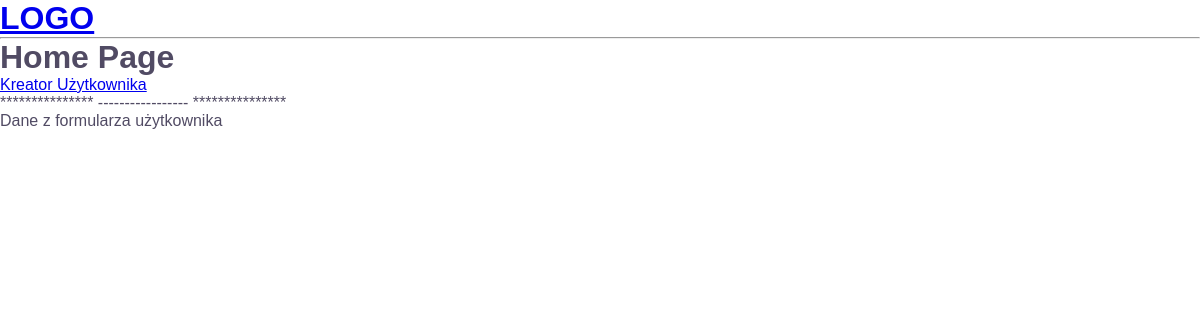
Before: /profile/ with the older database file.
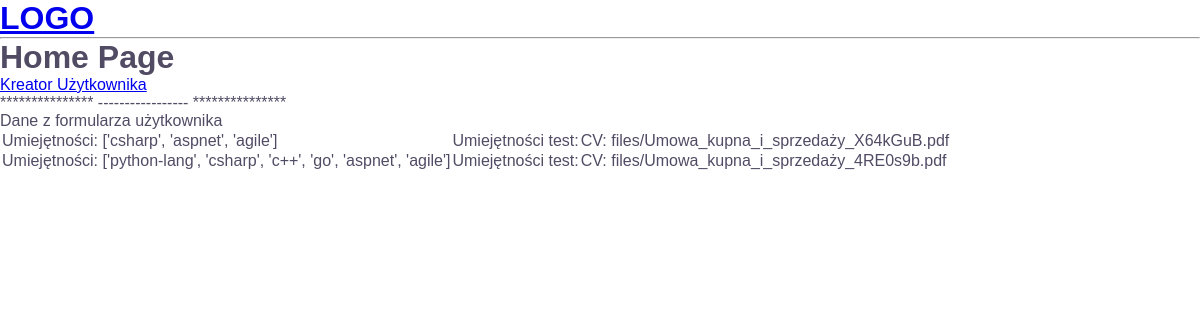
After: the same page with the newer database file.
### user_page/models.py (models this page shows, shortened)
class UserCreatorModel(models.Model):
    user_id = models.Index
    user_name = models.CharField(max_length=50, blank=True, null=True, verbose_name="Imię i nazwisko")
    phone_regex = RegexValidator(regex=r'^\+?1?\d{9,15}$',
                                 message="Oczekiwany format numeru: +99999999999. Limit 15 cyfr")
    user_phone_number = models.CharField(validators=[phone_regex], max_length=15, blank=True,
                                         verbose_name="Numer telefonu", null=True)
    user_email = models.EmailField(max_length=30, null=True, verbose_name="Adres e-mail", blank=True)
    user_education = models.CharField(max_length=50, blank=True, null=True)
    user_work_period = models.CharField(max_length=50, blank=True, null=True)
    user_employment_type = models.CharField(max_length=50, blank=True, null=True)
    user_relocation = models.CharField(max_length=50, blank=True, null=True)
    user_employment_form = models.CharField(max_length=50, blank=True, null=True)
    user_contact = models.CharField(max_length=50, blank=True, null=True)
    user_languages = models.CharField(max_length=200, blank=True, null=True)
    user_skills = models.CharField(max_length=200, blank=True, null=True)
    user_salary = models.DecimalField(max_digits=5, decimal_places=0, blank=True, null=True)
    user_bio = models.TextField(blank=True, null=True, verbose_name="Bio")
    user_repo_link = models.CharField(max_length=80, blank=True, null=True,
                                      verbose_name="Link do repozytorium z projektami")
    user_linkedin = models.CharField(max_length=80, blank=True, null=True, verbose_name="Twój Linkedin")
    user_cv = models.FileField(null=True, blank=True, upload_to=r'files/',
                               validators=[FileExtensionValidator(allowed_extensions=["pdf"])])

### user_page/views.py (the view)
# urls.py: 2. Add a URL to urlpatterns:  path('', views.home, name='home')
def home(request):
    user_creator = UserCreatorModel.objects.all()
    context = {'user_creator': user_creator}
    return render(request, 'CodeBerry/user_page/home.html', context)

### templates/CodeBerry/user_page/home.html (shortened to what this page needs)
{% extends 'CodeBerry/user_page/base.html' %}
{% block content %}
<h1>Home Page</h1>
<p><a href="{% url 'user_page:user-creator' %}">Kreator Użytkownika</a></p>
<p> *************** ----------------- *************** </p>
<p>Dane z formularza użytkownika</p>
<table>
    {% for user in user_creator %}
        <tr>
            <td> Umiejętności: {{ user.user_skills }}</td>
            <td> Umiejętności test: {{ user.user_skills_test }}</td>
            <td> CV: {{ user.user_cv }}</td>
        </tr>
    {% endfor %}
</table>
{% endblock %}

Changed rows visible on the page:
added UserCreatorModel: user_skills "['csharp', 'aspnet', 'agile']", user_cv "files/Umowa_kupna_i_sprzedaży_X64kGuB.pdf"
added UserCreatorModel: user_skills "['python-lang', 'csharp', 'c++', 'go', 'aspnet', 'agile']", user_cv "files/Umowa_kupna_i_sprzedaży_4RE0s9b.pdf"
